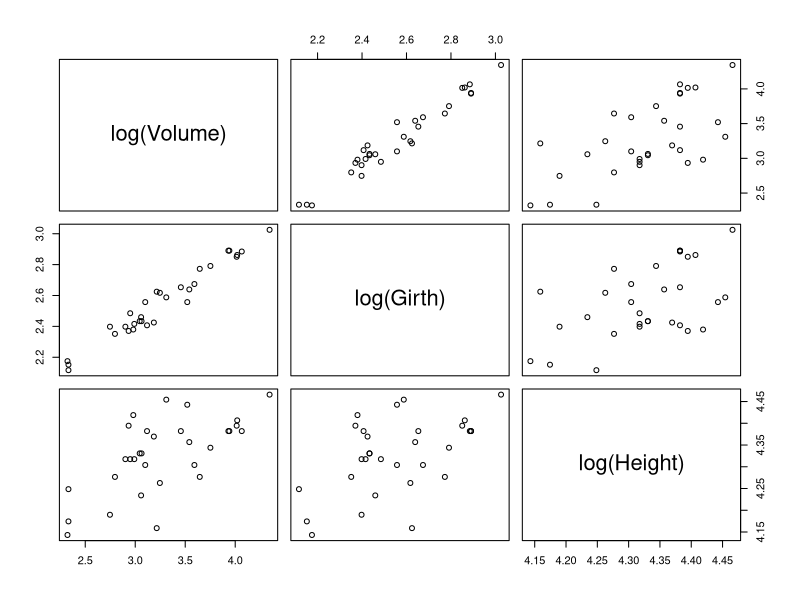

Generate this figure with R:
## ---- chunk 1
library(knitr)
# set global chunk options: images will be 7x5 inches
knitr::opts_chunk$set(fig.width=7, fig.height=5)
options(digits = 4)


## indents are for indenting r code as formatted text
## They may need to be adjusted depending on your OS
# if your output looks odd, increase or decrease indent
indent1 = '    '
indent2 = '        '
indent3 = '            '
## ---- chunk 2
cov.data <- data.frame(row.names = c("San Bernardino County",
                                      "Riverside County",
                                      "Orange County",
                                      "San Diego County",
                                      "Santa Clara County",
                                      "Kern County",
                                      "Sacramento County",
                                      "Fresno County",
                                      "Alameda County"))
cov.data$population <- c(2149, 2411, 3168, 3316, 1927, 887, 1525, 985, 1657)
cov.data$confirmed <- c(251, 239, 223, 212, 93, 85, 79, 81, 67)
## ---- chunk 3
colof1 <- matrix(1, nrow=9, ncol=1)
population <- matrix(cov.data$population)
X <- cbind(colof1, population)
Y <- matrix(cov.data$confirmed)
beta_hat <- solve(crossprod(X,X), crossprod(X,Y))
rownames(beta_hat) <- c("(Intercept)", "population")
beta_hat
## ---- chunk 4
pop = 1000000/1000
calc = 2.85395+(0.07236*pop)
predicted = calc * 1000
predicted
## ---- chunk 5
# the dataset "trees" is contained in the R package "datasets"
require(datasets)
trees
## ---- chunk 6
?trees
## ---- chunk 7
pairs(formula = log(Volume) ~ log(Girth) + log(Height), data=trees)
## ---- chunk 8
cormatrix <- cor(log(trees))
cormatrix # correlation matrix for the three (logged) variables
## ---- chunk 9
sum(is.na(trees))
## ---- chunk 10
mod <- lm(formula = log(Volume) ~ log(Girth) + log(Height), data = trees)
summary(mod)
## ---- chunk 11
colof1 <- matrix(1, nrow=31, ncol=1)
logGirth <- matrix(log(trees$Girth))
logHeight <- matrix(log(trees$Height))
X <- cbind(colof1, logGirth, logHeight) # design matrix
Y <- matrix(log(trees$Volume))
beta_hat <- solve(crossprod(X,X), crossprod(X,Y))
rownames(beta_hat) <- c("(Intercept)", "log(Girth)", "log(Height)")
beta_hat
## ---- chunk 12
predict(mod) # predicted response values from fitted regression model
residuals(mod) # residuals
matrix <- (Y-(X%*%beta_hat))
numerator <- crossprod(matrix,matrix)
denominator <- mod$df.residual
eev <- numerator/denominator
eev # estimate of the error variance
